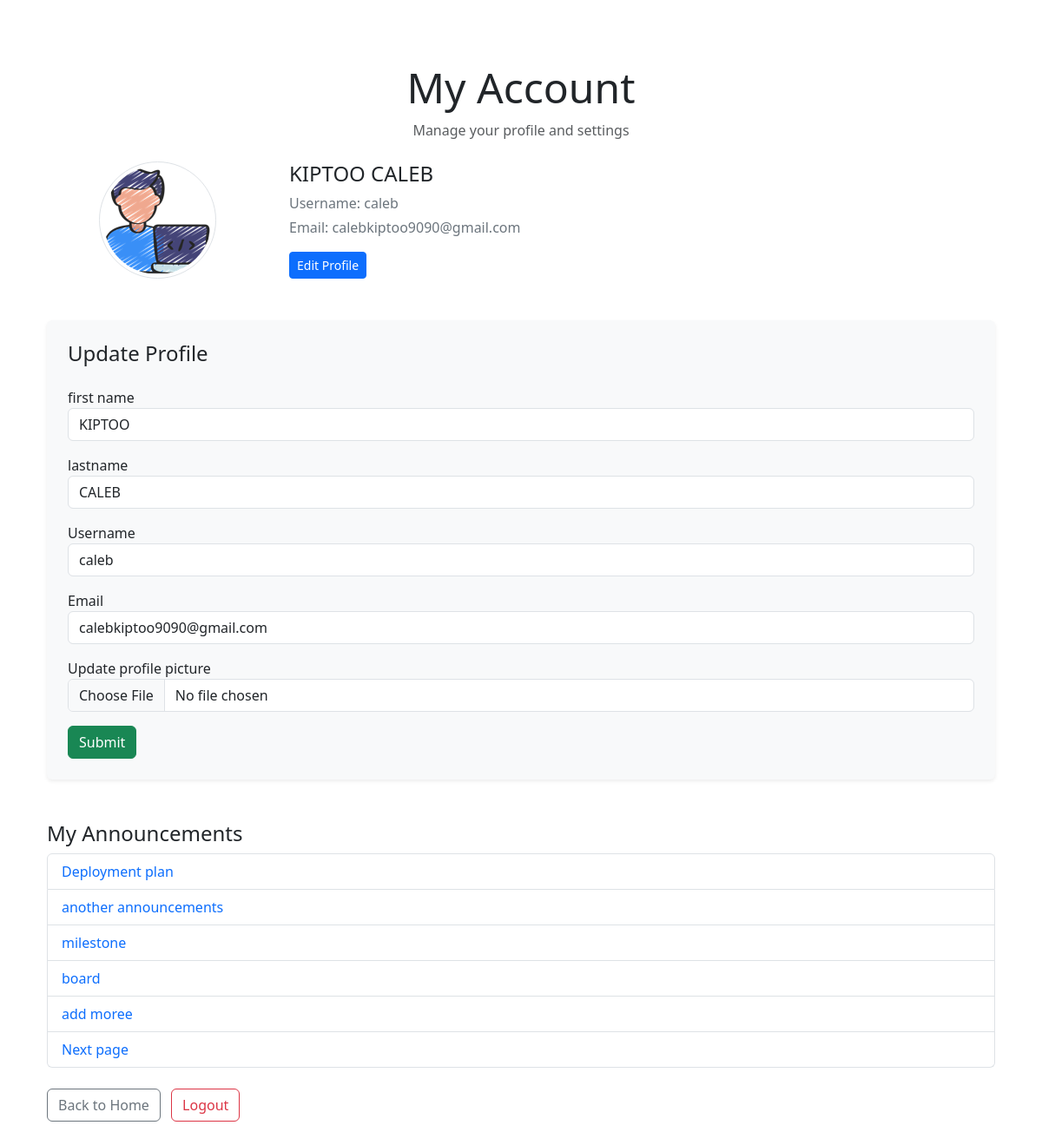
Page /account (signed in) on the committed database.
### application/models.py (models this page shows, shortened)
class User(db.Model, UserMixin):
    id = db.Column(db.Integer, primary_key=1)
    firstname = db.Column(db.String(20), nullable=False)
    lastname = db.Column(db.String(20),  nullable=False)
    email = db.Column(db.String(120), unique=1, nullable=0)
    username = db.Column(db.String(20), unique=True, nullable=False)
    role = db.Column(db.String(20), nullable=False, default='member')
    branch = db.Column(db.String(20), nullable=False)
    date_of_birth = db.Column(db.Date, nullable=False)
    image_file = db.Column(db.String(20), nullable=False, default='default.jpg')
    password = db.Column(db.String(60), nullable=False)
    posts = db.relationship('Announcement', backref='author', lazy=True)

class Announcement(db.Model):
    id = db.Column(db.Integer, primary_key=True)
    title = db.Column(db.String(100), nullable=False)
    content = db.Column(db.Text, nullable=False)
    date_posted = db.Column(db.DateTime, nullable=False, default=datetime.utcnow)
    user_id = db.Column(db.Integer, db.ForeignKey('user.id'), nullable=False)

### application/routes.py (the view)
@app.route('/account', methods=['GET', 'POST'])
@login_required
def account():
  form = UpdateAccountForm()
  announcements = Announcement.query.filter_by(user_id=current_user.id)
  if form.validate_on_submit():
    if form.profile.data:
      old_picture = current_user.image_file
      picture_file = save_picture(form.profile.data, old_picture)
      current_user.image_file = picture_file
      db.session.add(current_user)  # Explicitly add current_user to the session
    current_user.username = form.username.data
    current_user.email = form.email.data
    current_user.firstname = form.firstname.data
    current_user.lastname = form.lastname.data
    try:
      db.session.commit()
      db.session.refresh(current_user)  # Ensure current_user reflects latest data
      print(f"Updated image file: {current_user.image_file}")  # Debug
    except Exception as e:
      print(f"Database commit failed: {e}")
      return redirect(url_for('account'))
  elif request.method == 'GET':
    form.username.data = current_user.username
    form.email.data = current_user.email
    form.firstname.data = current_user.firstname
    form.lastname.data = current_user.lastname
  image_file = url_for('static', filename='profile_pics/' + current_user.image_file)
  return render_template('account.html', title='Account', form=form, image_file=image_file, announcements=announcements)

### application/forms.py (shortened to what this page needs)
class UpdateAccountForm(FlaskForm):
    email = StringField('Email', validators=[DataRequired(), Email()])
    firstname = StringField('first name', validators=[DataRequired(), Length(min=2)])
    lastname = StringField('lastname', validators=[DataRequired(), Length(min=2)])
    profile = FileField('Update profile picture', validators=[FileAllowed(['jpg', 'png', 'jpeg'])])
    username = StringField('Username', validators=[DataRequired(), Length(min=3, max=20)])
    submit =SubmitField('Submit')

### application/models.py (called while the page is built)
@login_manager.user_loader
def load_user(user_id):
    return User.query.get(int(user_id))

### application/templates/account.html (shortened to what this page needs)
{% extends "layout.html" %}
{% block content %}
<div class="container py-5">
  <div class="text-center mb-4">
    <h1 class="display-5">My Account</h1>
    <p class="text-muted">Manage your profile and settings</p>
  </div>
  <div class="row align-items-center mb-5">
    <div class="col-md-3 text-center">
      <img src="{{ image_file }}" alt="Profile Picture" class="img-thumbnail rounded-circle" style="max-width: 150px;">
    </div>
    <div class="col-md-9">
      <h4>{{ form.firstname.data }} {{ form.lastname.data }}</h4>
      <p class="text-secondary mb-1">Username: {{ form.username.data }}</p>
      <p class="text-secondary">Email: {{ form.email.data }}</p>
      <button class="btn btn-primary btn-sm">Edit Profile</button>
    </div>
  </div>
  <form action="" method="POST" enctype="multipart/form-data" class="bg-light p-4 rounded shadow-sm">
    <h4 class="mb-4">Update Profile</h4>
    <div class="mb-3">
      {{ form.firstname.label }} <br>
      {{ form.firstname(class_="form-control") }}
    </div>
    <div class="mb-3">
      {{ form.lastname.label }} <br>
      {{ form.lastname(class_="form-control") }}
    </div>
    <div class="mb-3">
      {{ form.username.label }} <br>
      {{ form.username(class_="form-control") }}
    </div>
    <div class="mb-3">
      {{ form.email.label }} <br>
      {{ form.email(class_="form-control") }}
    </div>
    <div class="mb-3">
      {{ form.profile.label }} <br>
      {{ form.profile(class_="form-control") }}
    </div>
    <div>
      {{ form.submit(class_="btn btn-success") }}
    </div>
  </form>
  <div class="mt-5">
    <h4>My Announcements</h4>
    <ul class="list-group">
      {% for announcement in announcements %}
        <li class="list-group-item">
          <a href="{{ url_for('announcements', announcement_id=announcement.id) }}" class="text-decoration-none text-primary">
            {{ announcement.title }}
          </a>
        </li>
      {% endfor %}
    </ul>
  </div>
  <div class="mt-4">
    <a href="{{ url_for('home') }}" class="btn btn-outline-secondary me-2">Back to Home</a>
    <a href="{{ url_for('logout') }}" class="btn btn-outline-danger">Logout</a>
  </div>
</div>
{% endblock content %}

### rows in the picture
User: firstname.data "KIPTOO", lastname.data "CALEB", username.data "caleb", email.data "calebkiptoo9090@gmail.com", firstname "KIPTOO", lastname "CALEB", username "caleb", email "calebkiptoo9090@gmail.com"
Announcement: title "Deployment plan"
Announcement: title "another announcements"
Announcement: title "milestone"
Announcement: title "board"
Announcement: title "add moree"
Announcement: title "Next page"
